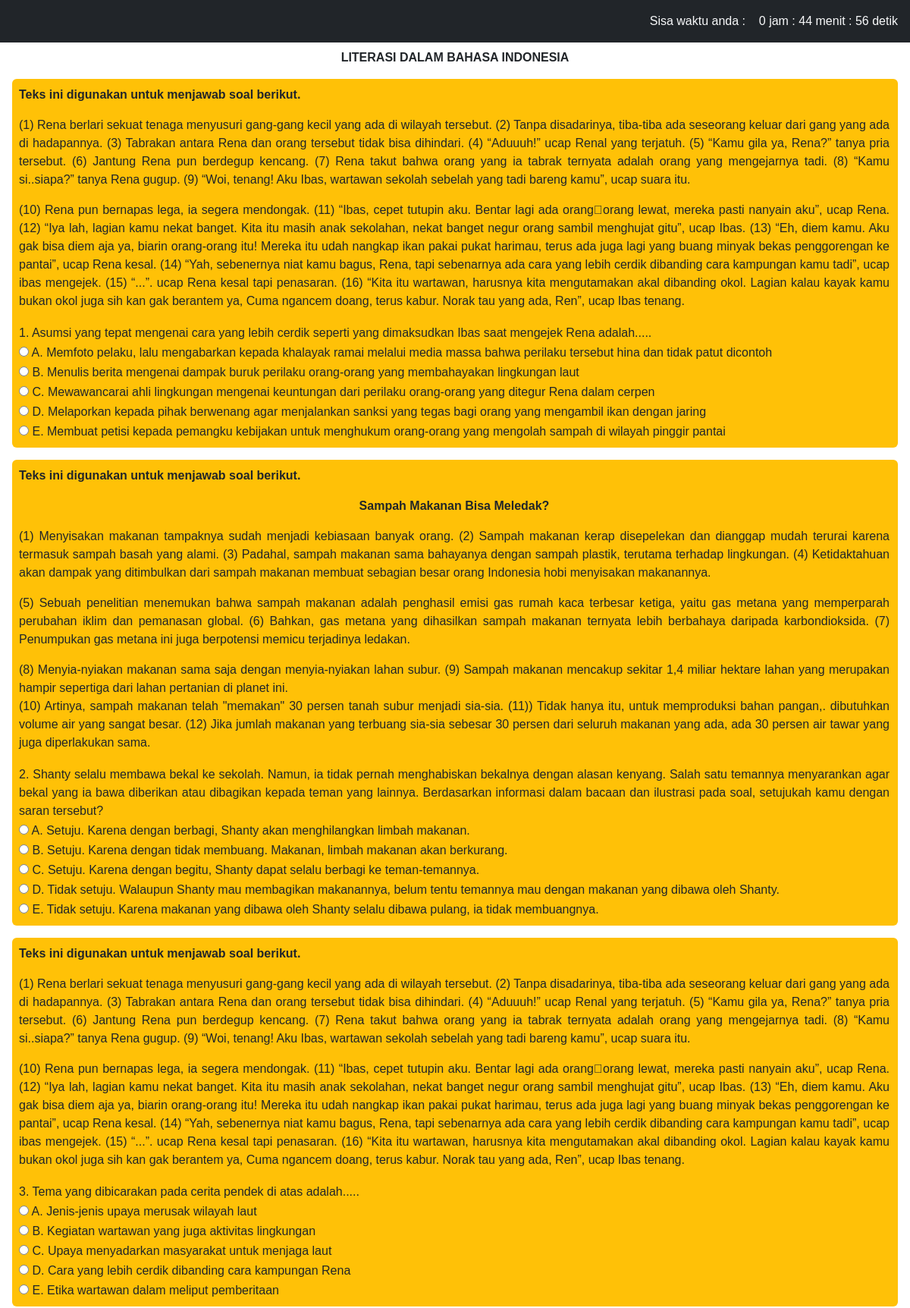
Page /literasi_indonesia.php (signed in, upper part) on the committed database.
### tables this page shows
CREATE TABLE `literasi_indonesia` (
  `id` int(255) NOT NULL,
  `text` text NOT NULL,
  `soal` text NOT NULL,
  `pilihan_a` text NOT NULL,
  `pilihan_b` text NOT NULL,
  `pilihan_c` text NOT NULL,
  `pilihan_d` text NOT NULL,
  `pilihan_e` text NOT NULL,
  `jawaban` varchar(255) NOT NULL,
  `bobot` int(11) NOT NULL
);

### literasi_indonesia.php (the view, shortened to what this page needs)
<!DOCTYPE html>
<html lang="en">
	<head>
        <link
			href="https://cdn.jsdelivr.net/npm/bootstrap@5.2.1/dist/css/bootstrap.min.css"
			rel="stylesheet"
		/>
		<link rel="stylesheet" href="assets/styles/style.css" />
        <link rel="stylesheet" href="https://cdn.jsdelivr.net/npm/bootstrap-icons@1.9.1/font/bootstrap-icons.css">
	</head>
	<body>
				<p id="timer" align="right" class="text-light p-3 bg-dark fixed-top"></p>
				<br>
        <br>
				<p align="center" class="mt-3"><b>LITERASI DALAM BAHASA INDONESIA</b></p>
        <form action="literasi_inggris.php" method="POST" id="frmSoal">
        <?php
            include "koneksi.php";
            $query    = mysqli_query($koneksi, "SELECT * FROM literasi_indonesia ORDER BY RAND()");
            $no = 0;
            while($data = mysqli_fetch_array($query)){
            $no++
            ?>
							<table border="0" class="m-3 p-2 bg-warning d-flex rounded">
        <tbody>
								<?php
                    if(!empty($data['text'])){
                        echo "<tr><td>$data[text]</td><td></td></tr>";
                    }
                ?>
                <tr>
                    <td align="justify"><?php echo $no?>. <?php echo $data['soal'];?></td>
                    <td> </td>
                </tr>
                <tr>
                    <td><input name="pilihan[<?php echo $data['id']?>]" type="radio" value="A"> A. <?php echo $data['pilihan_a'];?></td>
                    <td> </td>
                </tr>
                <tr>
                    <td><input name="pilihan[<?php echo $data['id']?>]" type="radio" value="B"> B. <?php echo $data['pilihan_b'];?></td>
                    <td> </td>
                </tr>
                <tr>
                    <td><input name="pilihan[<?php echo $data['id']?>]" type="radio" value="C"> C. <?php echo $data['pilihan_c'];?></td>
                    <td> </td>
                </tr>
                <tr>
                    <td><input name="pilihan[<?php echo $data['id']?>]" type="radio" value="D"> D. <?php echo $data['pilihan_d'];?></td>
                    <td> </td>
                </tr>
                <tr>
                    <td><input name="pilihan[<?php echo $data['id']?>]" type="radio" value="E"> E. <?php echo $data['pilihan_e'];?></td>
                    <td> </td>
                </tr>
								</tbody>
    </table>
                <?php
                }
                  ?>
            </form>
	</body>
</html>

### assets/styles/style.css (style rules this page uses)
* { font-family: "Lucida Sans", "Lucida Sans Regular", "Lucida Grande", "Lucida Sans Unicode", Geneva, Verdana, sans-serif; }

### rows in the picture
literasi_indonesia: text "Teks ini digunakan untuk menjawab soal berikut. (1) Rena berlari sekuat tenaga menyusuri gang-gang kecil yang ada di wilayah tersebut. (2) Tanpa disadarinya, tiba-tiba ada seseorang keluar dari gang yang ada di hadapannya. (3) Tabrakan antara Rena dan orang tersebut tidak bisa dihindari. (4) “Aduuuh!” ucap Renal yang terjatuh. (5) “Kamu gila ya, Rena?” tanya pria tersebut. (6) Jantung Rena pun berdegup kencang. (7) Rena takut bahwa orang yang ia tabrak ternyata adalah orang yang mengejarnya tadi. (8) “Kamu si..siapa?” tanya Rena gugup. (9) “Woi, tenang! Aku Ibas, wartawan sekolah sebelah yang tadi bareng kamu”, ucap suara itu. (10) Rena pun bernapas lega, ia segera mendongak. (11) “Ibas,…", soal "Asumsi yang tepat mengenai cara yang lebih cerdik seperti yang dimaksudkan Ibas saat mengejek Rena adalah.....", pilihan_a "Memfoto pelaku, lalu mengabarkan kepada khalayak ramai melalui media massa bahwa perilaku tersebut hina dan tidak patut dicontoh", pilihan_b "Menulis berita mengenai dampak buruk perilaku orang-orang yang membahayakan lingkungan laut", pilihan_c "Mewawancarai ahli lingkungan mengenai keuntungan dari perilaku orang-orang yang ditegur Rena dalam cerpen", pilihan_d "Melaporkan kepada pihak berwenang agar menjalankan sanksi yang tegas bagi orang yang mengambil ikan dengan jaring", pilihan_e "Membuat petisi kepada pemangku kebijakan untuk menghukum orang-orang yang mengolah sampah di wilayah pinggir pantai"
literasi_indonesia: text "Teks ini digunakan untuk menjawab soal berikut. Sampah Makanan Bisa Meledak? (1) Menyisakan makanan tampaknya sudah menjadi kebiasaan banyak orang. (2) Sampah makanan kerap disepelekan dan dianggap mudah terurai karena termasuk sampah basah yang alami. (3) Padahal, sampah makanan sama bahayanya dengan sampah plastik, terutama terhadap lingkungan. (4) Ketidaktahuan akan dampak yang ditimbulkan dari sampah makanan membuat sebagian besar orang Indonesia hobi menyisakan makanannya. (5) Sebuah penelitian menemukan bahwa sampah makanan adalah penghasil emisi gas rumah kaca terbesar ketiga, yaitu gas metana yang memperparah perubahan iklim dan pemanasan global. (6) Bahkan, gas metana yang…", soal "Shanty selalu membawa bekal ke sekolah. Namun, ia tidak pernah menghabiskan bekalnya dengan alasan kenyang. Salah satu temannya menyarankan agar bekal yang ia bawa diberikan atau dibagikan kepada teman yang lainnya. Berdasarkan informasi dalam bacaan dan ilustrasi pada soal, setujukah kamu dengan saran tersebut?", pilihan_a "Setuju. Karena dengan berbagi, Shanty akan menghilangkan limbah makanan.", pilihan_b "Setuju. Karena dengan tidak membuang. Makanan, limbah makanan akan berkurang.", pilihan_c "Setuju. Karena dengan begitu, Shanty dapat selalu berbagi ke teman-temannya.", pilihan_d "Tidak setuju. Walaupun Shanty mau membagikan makanannya, belum tentu temannya mau dengan makanan yang dibawa oleh Shanty.", pilihan_e "Tidak setuju. Karena makanan yang dibawa oleh Shanty selalu dibawa pulang, ia tidak membuangnya."
literasi_indonesia: text "Teks ini digunakan untuk menjawab soal berikut. (1) Rena berlari sekuat tenaga menyusuri gang-gang kecil yang ada di wilayah tersebut. (2) Tanpa disadarinya, tiba-tiba ada seseorang keluar dari gang yang ada di hadapannya. (3) Tabrakan antara Rena dan orang tersebut tidak bisa dihindari. (4) “Aduuuh!” ucap Renal yang terjatuh. (5) “Kamu gila ya, Rena?” tanya pria tersebut. (6) Jantung Rena pun berdegup kencang. (7) Rena takut bahwa orang yang ia tabrak ternyata adalah orang yang mengejarnya tadi. (8) “Kamu si..siapa?” tanya Rena gugup. (9) “Woi, tenang! Aku Ibas, wartawan sekolah sebelah yang tadi bareng kamu”, ucap suara itu. (10) Rena pun bernapas lega, ia segera mendongak. (11) “Ibas,…", soal "Tema yang dibicarakan pada cerita pendek di atas adalah.....", pilihan_a "Jenis-jenis upaya merusak wilayah laut", pilihan_b "Kegiatan wartawan yang juga aktivitas lingkungan", pilihan_c "Upaya menyadarkan masyarakat untuk menjaga laut", pilihan_d "Cara yang lebih cerdik dibanding cara kampungan Rena", pilihan_e "Etika wartawan dalam meliput pemberitaan"
